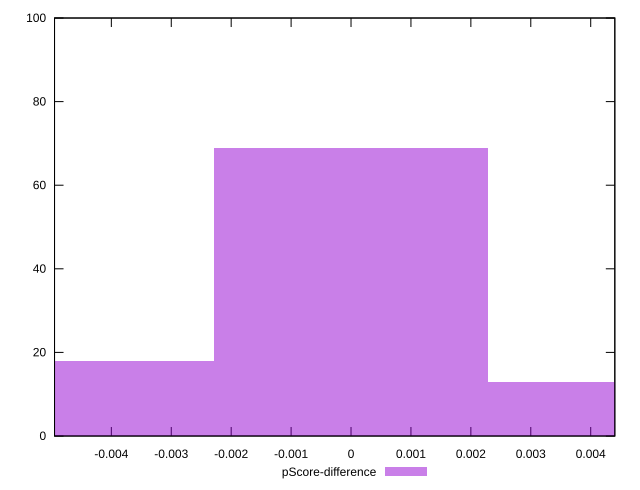

gnuplot code for this plot:
reset

$pScoreDifference <<EOF
-0.004577572641683843 18
0.004577572641683843 13
0 69
EOF

set key outside below
set boxwidth 0.004577572641683843
set xrange [-0.0049480491845732555:0.004402433092654534]
set yrange [0:100]
set trange [0:100]
set style fill transparent solid 0.5 noborder
set terminal svg size 640, 490 enhanced background rgb 'white'
set output "report/report_00029_2021-02-24T13-36-40.390Z/total-blocking-time/samples/agenda/pScore-difference/histogram.svg"

plot $pScoreDifference title "pScore-difference" with boxes

reset
